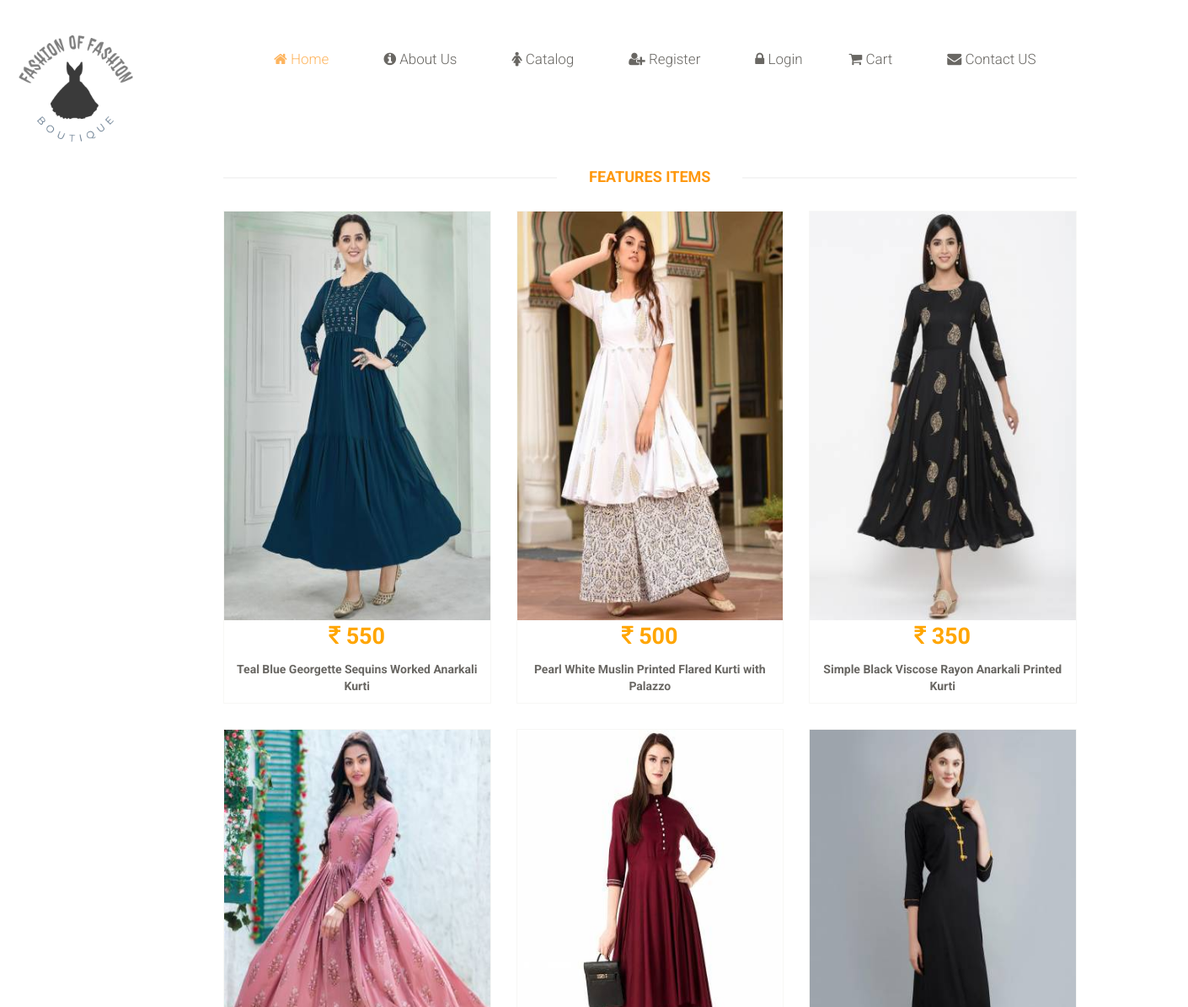
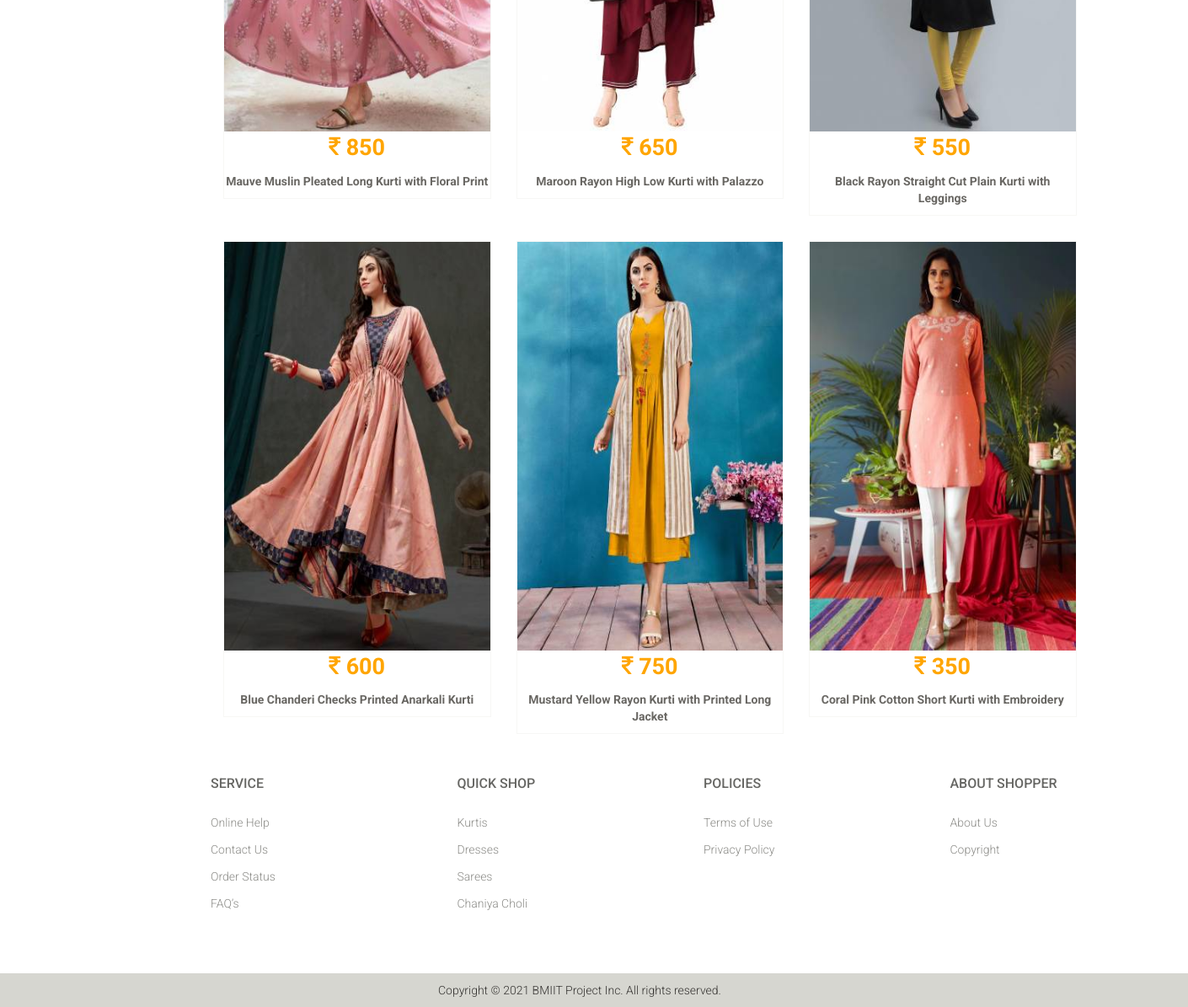
/OBMS/Boutique/kurti.php, run on the app's committed database (2 pictures, top to bottom).
### tables this page shows
CREATE TABLE `tblproduct` (
  `id` int(11) NOT NULL,
  `PCategoryid` int(11) NOT NULL,
  `Fabricid` int(11) NOT NULL,
  `Colorid` int(11) NOT NULL,
  `Size` varchar(50) NOT NULL,
  `Price` int(11) NOT NULL,
  `Quantity` int(11) NOT NULL,
  `Occasionid` int(11) NOT NULL,
  `Description` varchar(255) NOT NULL,
  `status` varchar(50) NOT NULL,
  `DateTime` datetime NOT NULL
);

CREATE TABLE `tblproductimage` (
  `id` int(11) NOT NULL,
  `FrontImage` varchar(300) NOT NULL,
  `BackImage` varchar(300) NOT NULL,
  `LeftImage` varchar(300) NOT NULL,
  `RightImage` varchar(300) NOT NULL,
  `Productid` int(11) NOT NULL
);

### OBMS/Boutique/kurti.php (the view, shortened to what this page needs)
<?php
    include './connection.php';
?>
<?php
    if(isset( $_SESSION["login_username"]))
        {
            $username=$_SESSION["login_username"];
            $sql="select id from tblcustomer where emailid='$username'";
            $res= mysqli_query($con, $sql);
            while($row = mysqli_fetch_row($res))
            {
                $c_id=$row[0];
                include './welcomeheader.php';
            }
        }
 else {include './header.php';}
    ob_start();?>
<!DOCTYPE html>
<html>
    <head>
    <link href="css/bootstrap.min.css" rel="stylesheet">
    <link href="css/main.css" rel="stylesheet">
    <link rel="stylesheet" href="https://cdnjs.cloudflare.com/ajax/libs/font-awesome/4.7.0/css/font-awesome.min.css">
</head>
    <body>
        <br>
        <br>
            <div class="col-sm-2">
            </div>
        <div class="col-sm-9 padding-right">
            <div class="features_items" style="margin-top: 50px">
                    <h2 class="title text-center">Features Items</h2>
                                    <?php
                                        $sql="select c.id, p.id,p.Price,p.Description from tblproduct p , tblpcategory c where c.cat_name='Kurtis' and p.PCategoryid=c.id " ;
                                        $sqlres= mysqli_query($con, $sql) or die("Query error : " . mysqli_error($con));
                                        $res=array();
                                        while ($row = mysqli_fetch_assoc($sqlres))
                                        {
                                            $res[]=$row;
                                        }
                                        foreach ($res as $list)
                                        {
                                            $id=$list['id'];
                                            $price=$list['Price'];
                                            $des=$list['Description'];
                                            $img = "SELECT FrontImage FROM tblproductimage where Productid='$id'";
                                            $imgres = $con->query($img);
                                            $row = mysqli_fetch_array($imgres);
                                            $image = $row['FrontImage'];
                                            $image_src = "uploadFrontImage/".$image;
                                     ?>
                                        <div class="col-sm-4">
                                            <div class="product-image-wrapper">
                                                <div class="single-products">
                                                    <div class="productinfo text-center">
                                                        <a href="ccDesc.php?id=<?php echo $id;?>">
                                                            <img  src="<?php echo $image_src?>" alt="product image" width="390px" height="485px" />
                                                        </a>
                                                        <p style="color: orange;font-size: 27px;"> <b> <i class="fa fa-inr"></i>  <?php echo $price;?> </b> </p>
                                                        <p> <b> <?php echo $des;?> </b> </p>
                                                    </div>
                                                </div>
                                           </div>
                                       </div>
                                    <?php
                                        }
                                        ?>
                    </div>
                </div>
    </body>
</html>
<?php include './footer.php';?>

### OBMS/Boutique/css/main.css (style rules this page uses)
body { font-family: 'Roboto', sans-serif; position: relative; font-weight:400px; }
a { -webkit-transition: 300ms; -moz-transition: 300ms; -o-transition: 300ms; transition: 300ms; }
h1, h2, h3, h4, h5, h6 { font-family: 'Roboto', sans-serif; }
.left-sidebar h2:after, h2.title:after { content: " "; position: absolute; border: 1px solid #f5f5f5; bottom:8px; left: 0; width: 100%; height: 0; z-index: -2; }
h2.title:before { content: " "; position: absolute; background: #fff; bottom: -6px; width: 220px; height: 30px; z-index: -1; left: 50%; margin-left: -110px; }
.padding-right { padding-right: 0; }
.features_items { overflow:hidden; }
h2.title { color: #FE980F; font-family: 'Roboto', sans-serif; font-size: 18px; font-weight: 700; margin: 0 15px; text-transform: uppercase; margin-bottom: 30px; position: relative; }
.product-image-wrapper { border:1px solid #F7F7F5; overflow: hidden; margin-bottom:30px; }
.single-products { position: relative; }
.productinfo p { font-family: 'Roboto', sans-serif; font-size: 14px; font-weight: 400; color: #696763; }
.productinfo img { width: 100%; }
.productinfo { position:relative; }

### data on the page
tblproduct: tblproductimage.FrontImage (picture), Price "550", Description "Teal Blue Georgette Sequins Worked Anarkali Kurti"
tblproduct: tblproductimage.FrontImage (picture), Price "500", Description "Pearl White Muslin Printed Flared Kurti with Palazzo"
tblproduct: tblproductimage.FrontImage (picture), Price "350", Description "Simple Black Viscose Rayon Anarkali Printed Kurti"
tblproduct: tblproductimage.FrontImage (picture), Price "850", Description "Mauve Muslin Pleated Long Kurti with Floral Print"
tblproduct: tblproductimage.FrontImage (picture), Price "650", Description "Maroon Rayon High Low Kurti with Palazzo"
tblproduct: tblproductimage.FrontImage (picture), Price "550", Description "Black Rayon Straight Cut Plain Kurti with Leggings"
tblproduct: tblproductimage.FrontImage (picture), Price "600", Description "Blue Chanderi Checks Printed Anarkali Kurti"
tblproduct: tblproductimage.FrontImage (picture), Price "750", Description "Mustard Yellow Rayon Kurti with Printed Long Jacket"
tblproduct: tblproductimage.FrontImage (picture), Price "350", Description "Coral Pink Cotton Short Kurti with Embroidery"
